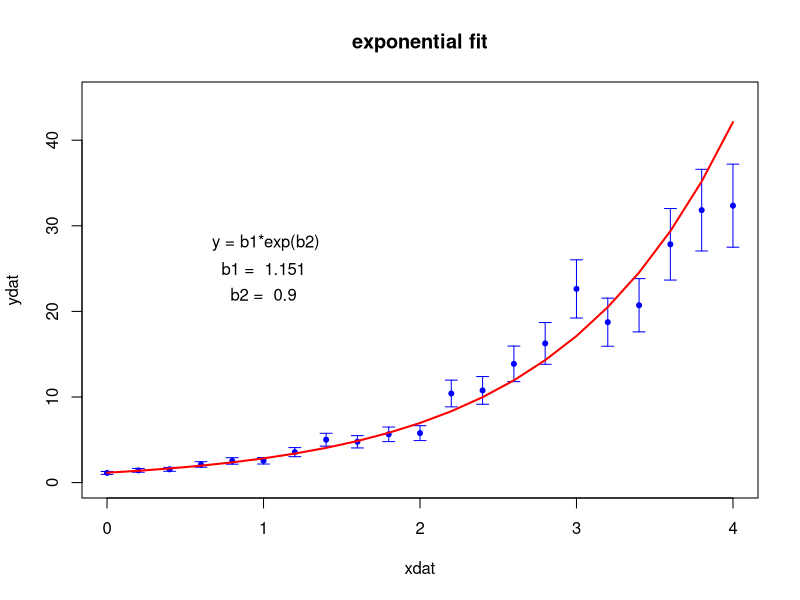

Source code (R):


## fitting an exponential function to data

## fit of the form   y = b1*exp(b2 * x)

## taking log on both sides,    log(y) = log(b1) + b2*x

## so, we fit log(y)~x

## log(b1) is intercept. So, b1 = exp(intercept)

## b2 is the slope, as we get.

## then, y_fitted = b1*exp(b2*x)

## --------------------------------------------------



## read data file
dat = read.csv(file="exponential_data.csv", header=TRUE)

xdat = dat$xdat

ydat = dat$ydat

err = dat$error

## error propagation while taking log of variable ydat.
err_log = err*(log(ydat)/ydat)

## Call the lm() function for linear fit between log(ydat) and xdat.
res = lm(log(ydat)~xdat, data = dat, weight = 1/err_log)

## print the summary of results
print(summary(res))

## retreive the slope and intercept
intercept = res$coefficients[[1]]
slope = res$coefficients[[2]]

## Get back the coefficient b1 of exponential fit.
b1 = exp(intercept)

b2 = slope

# Fitted y values
y_fitted = b1*exp(b2*xdat)


## Plot the data points with errors and fitted curve.
plot(xdat, ydat, col="blue", pch=20, main="exponential fit", ylim=c(0,45))
arrows(xdat, ydat+err, xdat, ydat-err, angle=90, code=3, length=0.06, col="blue")
lines(xdat, y_fitted, type="l", lw=2, col="red")
b1_string = paste("b1 = ", round(b1, digits=3) )
b2_string = paste("b2 = ", round(b2, digits=3) )
text(1,28, " y = b1*exp(b2)")
text(1,25,b1_string )
text(1,22, b2_string) 

##----------------------------------------------------------------------------
